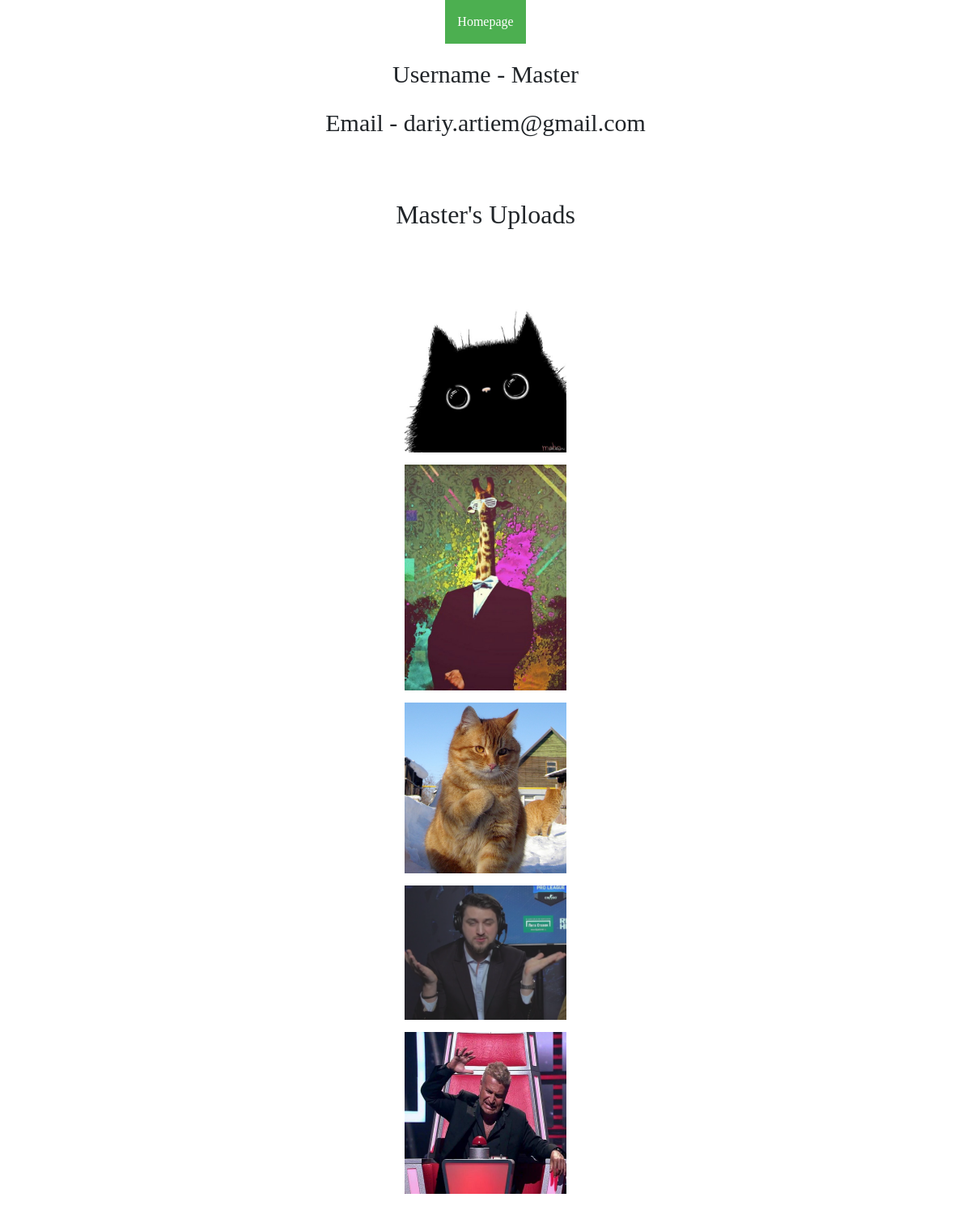
Page /FluidWeb_Project/otherprofiles.php?profile_id=19 on the committed database.
### tables this page shows
CREATE TABLE `users` (
  `id` bigint(24) NOT NULL,
  `email` varchar(255) DEFAULT NULL,
  `username` varchar(50) DEFAULT NULL,
  `password` varchar(500) NOT NULL
);

CREATE TABLE `images` (
  `id` int(11) NOT NULL,
  `name` varchar(80) NOT NULL,
  `image` varchar(80) NOT NULL,
  `userid` int(22) DEFAULT NULL
);

### FluidWeb_Project/otherprofiles.php (the view, shortened to what this page needs)
<?php
require_once 'assets/config.php';
if(isset($_GET['profile_id'])){
    $id = $_GET['profile_id'];
    $query = "SELECT * FROM `users` WHERE `id` = $id";
    $sql = mysqli_query($induction, $query) or die(mysqli_error($induction));
    $user = mysqli_fetch_assoc($sql);
    $result = mysqli_query($induction, "SELECT * FROM `images` WHERE `userid` = $id");
}
?>
<!doctype html>
<html lang="en">
<head>
    <link rel="stylesheet" href="assets/css/my.css">
    <link rel="stylesheet" href="assets/css/bootstrap.min.css">
</head>
<body>
    <div class="container">
        <a href="homepage.php">
            <button class="button" type="button">Homepage</button>
        </a>
    </div>
    <div class="container">
            <div class="row" >
                <div class="col" style="font-size: 30px">
                    Username - <?= $user['username'];; ?>
                </div>
            </div>
            <div class="row" >
                <div class="col" style="font-size: 30px">
                    Email - <?= $user['email']; ?>
                </div>
            </div>
            <br>
    </div>
<br>
    <div class="container">
<h2><?= $user['username'];?>'s Uploads</h2>
        <?php
        while ($img = mysqli_fetch_assoc($result)){
            ?>
                        <div class="row">
                            <div class="col-sm">
                                <img class="db-img" src="assets/<?= $img['image']?>">
                            </div>
                        </div>
            <?php
        }
        ?>
    </div>
</body>
</html>

### FluidWeb_Project/assets/css/my.css (style rules this page uses)
body { background: url(https://media.istockphoto.com/photos/light-mint-green-background-picture-id526069453?k=6&m=526069453&s=170667a&w=0&h=Qi_U_PcLtD47zziKztylosKH_QPrc_BJai4zAOa-dJc=); background-size: cover; background-position: center center; background-repeat: no-repeat; background-attachment: fixed; }
.container { text-align: center; font-family: cursive; font-size: 22px; }
.button { background-color: #4CAF50; border: none; color: white; padding: 15px 15px; text-align: center; text-decoration: none; display: inline-block; font-size: 16px; margin-bottom: 15px; }
.db-img { width: 200px; margin-bottom: 15px; }
.col { margin-top: 15px; margin-bottom: 15px; font-size: 18px; }

### rows in the picture
users: username "Master", email "dariy.artiem@gmail.com"
images: image (picture)
images: image (picture)
images: image (picture)
images: image (picture)
images: image (picture)
